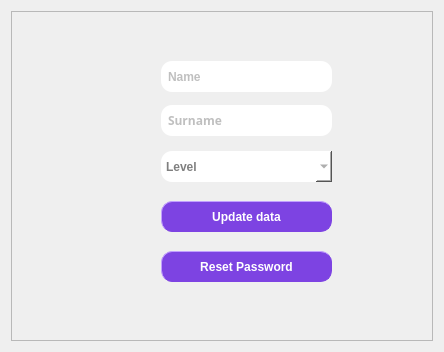
<?xml version="1.0" encoding="UTF-8"?>
<ui version="4.0">
 <class>Update_member_win</class>
 <widget class="QWidget" name="Update_member_win">
  <property name="geometry">
   <rect>
    <x>0</x>
    <y>0</y>
    <width>444</width>
    <height>352</height>
   </rect>
  </property>
  <property name="windowTitle">
   <string>Update_member_win</string>
  </property>
  <layout class="QVBoxLayout" name="verticalLayout">
   <item>
    <widget class="QFrame" name="frame">
     <property name="frameShape">
      <enum>QFrame::StyledPanel</enum>
     </property>
     <property name="frameShadow">
      <enum>QFrame::Raised</enum>
     </property>
     <widget class="QLineEdit" name="surname_input">
      <property name="geometry">
       <rect>
        <x>150</x>
        <y>94</y>
        <width>171</width>
        <height>31</height>
       </rect>
      </property>
      <property name="font">
       <font>
        <family>Source Code Pro</family>
        <bold>true</bold>
       </font>
      </property>
      <property name="styleSheet">
       <string notr="true">border-radius: 11px;
border-width: 1px;
background-color: #FFFFFF;
color: #7F7F7F;
padding: 5px;</string>
      </property>
      <property name="placeholderText">
       <string>Surname</string>
      </property>
     </widget>
     <widget class="QLineEdit" name="name_input">
      <property name="geometry">
       <rect>
        <x>150</x>
        <y>50</y>
        <width>171</width>
        <height>31</height>
       </rect>
      </property>
      <property name="font">
       <font>
        <family>Segoe UI</family>
        <bold>true</bold>
       </font>
      </property>
      <property name="styleSheet">
       <string notr="true">border-radius: 11px;
border-width: 1px;
background-color: #FFFFFF;
color: #7F7F7F;
padding: 5px;</string>
      </property>
      <property name="placeholderText">
       <string>Name</string>
      </property>
     </widget>
     <widget class="QToolButton" name="update_button">
      <property name="geometry">
       <rect>
        <x>150</x>
        <y>190</y>
        <width>171</width>
        <height>31</height>
       </rect>
      </property>
      <property name="font">
       <font>
        <family>Segoe UI</family>
        <bold>true</bold>
       </font>
      </property>
      <property name="styleSheet">
       <string notr="true">border-style: outset ; 
border-radius: 11px;
border-color:  #7D43E2;
border-width: 1px;
background-color: #7D43E2;
color: #FFFFFF;</string>
      </property>
      <property name="text">
       <string>Update data</string>
      </property>
     </widget>
     <widget class="QToolButton" name="reset_password_button">
      <property name="geometry">
       <rect>
        <x>150</x>
        <y>240</y>
        <width>171</width>
        <height>31</height>
       </rect>
      </property>
      <property name="font">
       <font>
        <family>Segoe UI</family>
        <bold>true</bold>
       </font>
      </property>
      <property name="styleSheet">
       <string notr="true">border-style: outset ; 
border-radius: 11px;
border-color:  #7D43E2;
border-width: 1px;
background-color: #7D43E2;
color: #FFFFFF;</string>
      </property>
      <property name="text">
       <string>Reset Password</string>
      </property>
     </widget>
     <widget class="QComboBox" name="level_combo">
      <property name="geometry">
       <rect>
        <x>150</x>
        <y>140</y>
        <width>171</width>
        <height>31</height>
       </rect>
      </property>
      <property name="font">
       <font>
        <family>Segoe UI</family>
        <bold>true</bold>
       </font>
      </property>
      <property name="autoFillBackground">
       <bool>false</bool>
      </property>
      <property name="styleSheet">
       <string notr="true">border-radius: 11px;
border-width: 1px;
background-color: #FFFFFF;
color: #7F7F7F;
padding: 5px;</string>
      </property>
      <property name="editable">
       <bool>false</bool>
      </property>
      <property name="currentText">
       <string/>
      </property>
      <property name="insertPolicy">
       <enum>QComboBox::InsertAfterCurrent</enum>
      </property>
      <property name="placeholderText">
       <string>Level</string>
      </property>
      <property name="duplicatesEnabled">
       <bool>false</bool>
      </property>
      <property name="frame">
       <bool>true</bool>
      </property>
      <item>
       <property name="text">
        <string>Beginner</string>
       </property>
      </item>
      <item>
       <property name="text">
        <string>Intermediate</string>
       </property>
      </item>
      <item>
       <property name="text">
        <string>Advanced</string>
       </property>
      </item>
     </widget>
    </widget>
   </item>
  </layout>
 </widget>
 <layoutdefault spacing="6" margin="11"/>
 <resources/>
 <connections/>
</ui>
